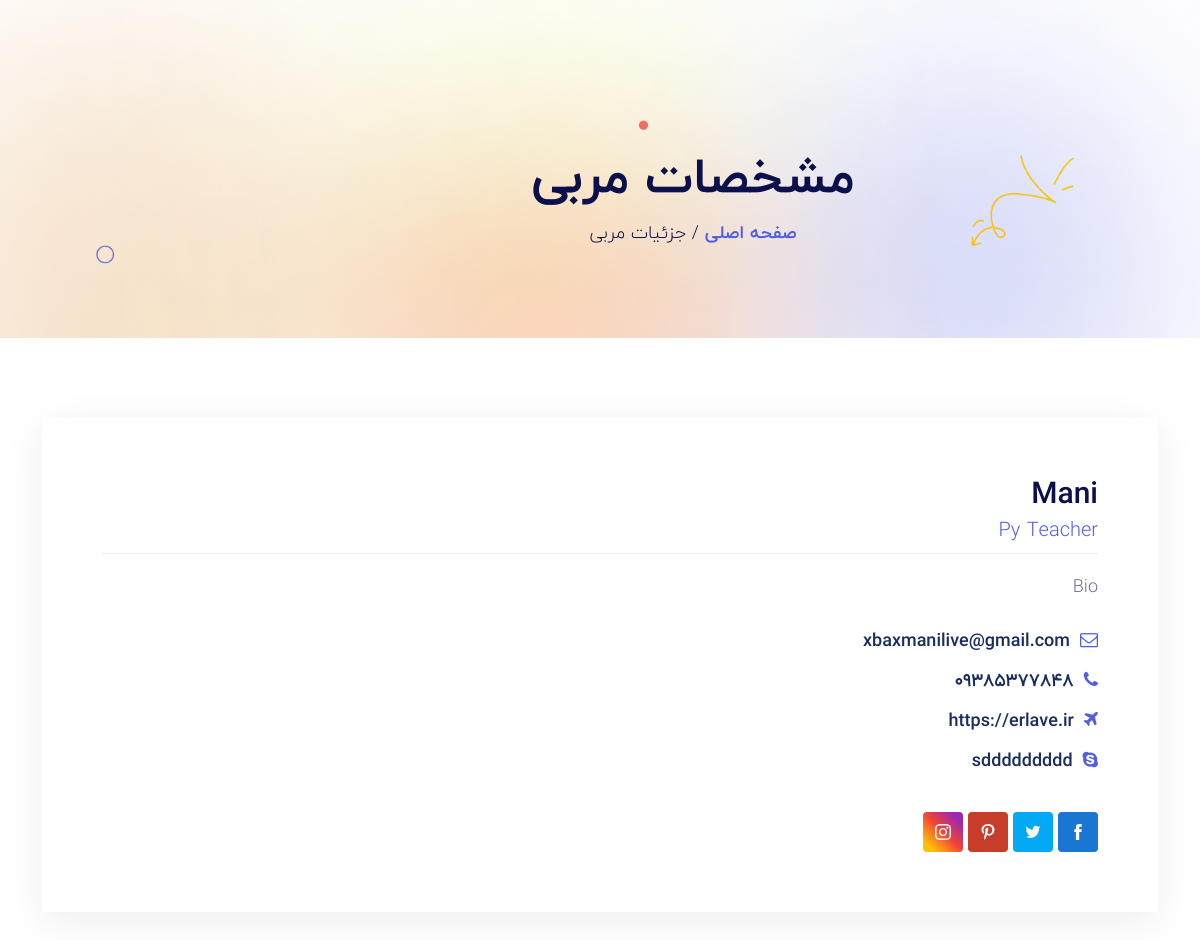
Screenshot of /Instructor/details/mani/ with the database file from the repository.
### instructor_module/models.py (models this page shows, shortened)
class Instructor(models.Model):
    full_name = models.CharField(max_length=200)
    image = models.ImageField(upload_to="instructors/")
    position = models.CharField(max_length=100, blank=True)
    bio = models.TextField()
    slug = models.SlugField(unique=True, blank=True)
    facebook = models.URLField(blank=True)
    twitter = models.URLField(blank=True)
    instagram = models.URLField(blank=True)
    email = models.EmailField(null=True, blank=True)
    phone = models.CharField(max_length=20, null=True, blank=True)
    website = models.URLField(null=True, blank=True)
    skype = models.CharField(max_length=100, null=True, blank=True)
    class Meta:
        verbose_name = "مدرس"
        verbose_name_plural = "مدرسان"

### instructor_module/views.py (the view)
class InstructorDetailView(DetailView):
    model = Instructor
    template_name = "instructor_module/Instructor_detail.html"
    context_object_name = "Instructor"
    slug_field = "slug"
    slug_url_kwarg = "slug"

### site_setting/context_processors.py (called while the page is built)
def site_setting(request):
    return {
        "site_setting":
            SiteSetting.objects.filter(
                is_active=True
            ).first(),
        "footer_boxes":
            FooterBox.objects.prefetch_related(
                "links"
            )
    }

### instructor_module/templates/instructor_module/Instructor_detail.html (shortened to what this page needs)
{% extends "base.html" %}
{% load static %}
{% block content %}
    <section class="section-top">
        <div class="container">
            <div class="col-lg-10 offset-lg-1 text-center">
                <div class="section-top-title wow fadeInRight" data-wow-duration="1s" data-wow-delay="0.3s"
                    data-wow-offset="0">
                    <h1>مشخصات مربی</h1>
                    <ul>
                        <li><a href="{% url "home" %}">صفحه اصلی</a></li>
                        <li>/ جزئیات مربی</li>
                    </ul>
                </div>
            </div>
        </div>
    </section>
    <section class="template_agent section-padding">
        <div class="container">
            <div class="row">
                <div class="col-lg-12 col-sm-12 col-xs-12">
                    <div class="single_agent">
                        <div class="single_agent_content">
                            <h4>  {{Instructor.full_name}} </h4>
                            <h5> {{Instructor.position}} </h5>
                            <p> {{Instructor.bio}}</p>
                            <ul>
                                <li>
                                    <i class="fa fa-envelope-o"></i>{{Instructor.email}}
                                </li>
                                <li>
                                    <i class="fa fa-phone"></i>{{Instructor.phone}}
                                </li>
                                <li>
                                    <i class="fa fa-plane"></i>{{Instructor.website}}
                                </li>
                                <li>
                                    <i class="fa fa-skype"></i>{{Instructor.skype}}
                                </li>
                            </ul>
                        </div>
                        <div class="agent_social">
                            <ul class="list-inline">
                                <li><a href="#" class="top_f_facebook"><img src="assets/img/fb.svg" alt=""></a></li>
                                <li><a href="#" class="top_f_facebook"><img src="assets/img/tw.svg" alt=""></a></li>
                                <li><a href="#" class="top_f_facebook"><img src="assets/img/pn.svg" alt=""></a></li>
                                <li><a href="#" class="top_f_facebook"><img src="assets/img/ins.svg" alt=""></a></li>
                            </ul>
                        </div>
                    </div>
                </div>
            </div>
        </div>
    </section>
{% endblock content %}

### static/css/style.css (style rules this page uses)
body { color: #6d7193; font-family: "Inria Sans", sans-serif; font-size: 18px; font-weight: 400; line-height: 28px; background:#fff; overflow-x:hidden; }
html, body { height: 100%;position:relative; }
h1, h2, h3, h4, h5, h6 { letter-spacing: 0px; margin: 0px; color: #0b104a; font-weight: 400; }
a { font-family: "Inria Sans", sans-serif; text-decoration: none; color: #0b104a; -webkit-transition: all 0.2s ease 0s; transition: all 0.2s ease 0s; }
p { margin-bottom: 0; }
ul, li { margin: 0; padding: 0; }
ul { list-style:none; }
.section-padding { padding:80px 0; }
.single_agent { background: #fff none repeat scroll 0 0; box-shadow: 0px 10px 40px rgba(0, 0, 0, 0.07); margin-bottom: 30px; overflow: hidden; padding: 60px; }
.agent_social { margin-top: 30px; overflow: hidden; }
.single_agent_content h4 { text-transform: capitalize; overflow: hidden; font-weight: 800; font-size: 30px; margin-bottom: 5px; }
.single_agent_content h5 { border-bottom: 1px solid #eee; color: #525fe1; margin-bottom: 20px; overflow: hidden; padding-bottom: 10px; text-transform: capitalize; }
.single_agent_content p { margin-bottom: 20px; overflow: hidden; }
.single_agent_content ul li { color: #1a2d62; line-height: 40px; overflow: hidden; font-size: 18px; font-weight: 600; }
.single_agent_content i { margin-left:10px;color:#525fe1; }
.agent_social ul li { float: right; }
.agent_social ul li a { margin-left: 5px; }
.section-top { padding-top:150px; position: relative; background: url(../img/bg/section-top.jpg); background-size: cover; background-position: center; padding-bottom: 90px; }
.section-top-title { position: relative; }
.section-top-title h1 { margin-bottom: 10px; text-transform: capitalize; font-weight: 700; font-size: 50px; }
.section-top-title ul li { color: #0b104a !important;display: inline-block; }
.section-top-title ul li a { color: #525fe1!important;font-weight: 600; }
body,h1,h2,h3,h4,h5,a,p { font-family: iranyekan!important; }

### rows the page displays
Instructor: full_name "Mani", position "Py Teacher", bio "Bio", email "xbaxmanilive@gmail.com", phone "09385377848", website "https://erlave.ir", skype "sddddddddd"
